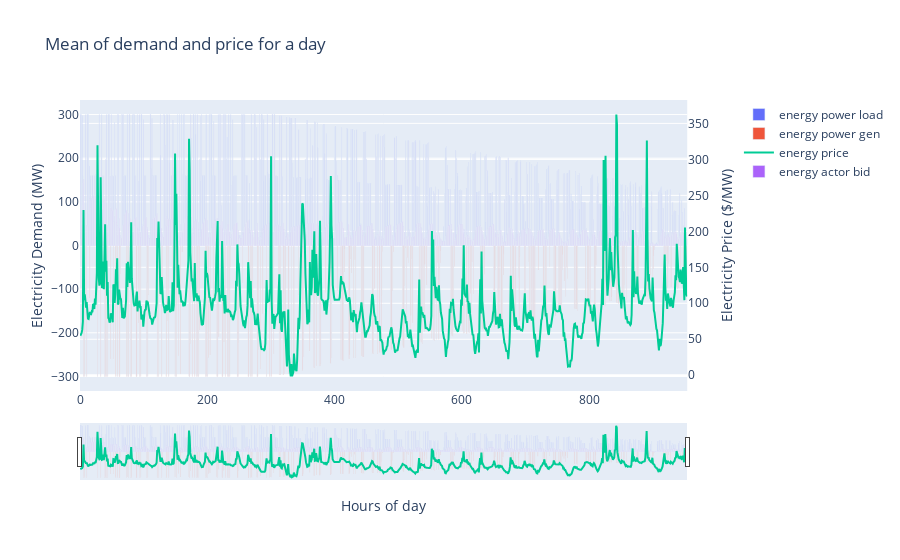

Write notebook code for a chart like this one.
### Code cell
fig = make_subplots(specs=[[{"secondary_y": True}]])
fig.add_trace(go.Bar(x=results['timestamp'].index, y=results['b_en_power_load'], name='energy power load'), secondary_y=False)
fig.add_trace(go.Bar(x=results['timestamp'].index, y=results['b_en_power_gen'], name='energy power gen'), secondary_y=False)
fig.add_trace(go.Scatter(x=results['timestamp'].index, y=results['en_price'], name='energy price'), secondary_y=True)
fig.add_trace(go.Bar(x=results['timestamp'].index, y=results['b_en_actor_power'], name='energy actor bid'), secondary_y=False)

# Add figure title
fig.update_layout(
    title_text="Mean of demand and price for a day",
    xaxis_rangeslider_visible=True,
)

# Set x-axis title
fig.update_xaxes(title_text="Hours of day")

# Set y-axes titles
fig.update_yaxes(title_text="Electricity Demand (MW)", secondary_y=False)
fig.update_yaxes(title_text="Electricity Price ($/MW)", secondary_y=True)

fig.show()

### Figure 1 — Plotly figure (JSON) as saved in the notebook; plotly's stock layout.template omitted (floating-point values rounded to 4 significant figures; data arrays with more than 128 entries replaced by an {"elided": "..."} marker saying what was removed)
{"data": [{"name": "energy power load", "type": "bar", "x": {"elided": "955 int values"}, "xaxis": "x", "y": {"elided": "955 float values"}, "yaxis": "y"}, {"name": "energy power gen", "type": "bar", "x": {"elided": "955 int values"}, "xaxis": "x", "y": {"elided": "955 float values"}, "yaxis": "y"}, {"name": "energy price", "type": "scatter", "x": {"elided": "955 int values"}, "xaxis": "x", "y": {"elided": "955 float values"}, "yaxis": "y2"}, {"name": "energy actor bid", "type": "bar", "x": {"elided": "955 int values"}, "xaxis": "x", "y": {"elided": "955 float values"}, "yaxis": "y"}], "layout": {"title": {"text": "Mean of demand and price for a day"}, "xaxis": {"anchor": "y", "domain": [0, 0.94], "rangeslider": {"visible": true}, "title": {"text": "Hours of day"}}, "yaxis": {"anchor": "x", "domain": [0, 1], "title": {"text": "Electricity Demand (MW)"}}, "yaxis2": {"anchor": "x", "overlaying": "y", "side": "right", "title": {"text": "Electricity Price ($/MW)"}}}}
